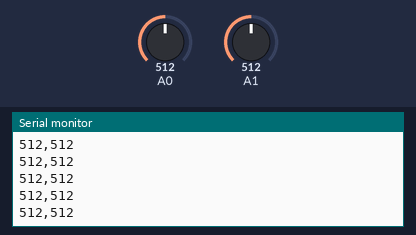
Bench run of a sketch on a simulated Arduino Uno, built with avr-gcc and run on an emulated ATmega328P. Parts: the last lines printed to the serial monitor. The test bench sets the inputs (shaded band); at power-on: A0 = 512, A1 = 512.

Above: at 1.2 s.
1.3 s: A0 set to 716
At 2.2 s:
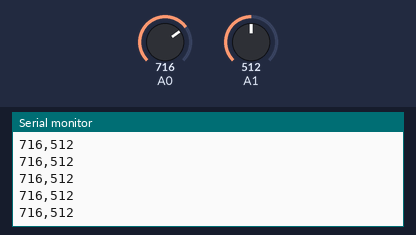
4.3 s: A1 set to 716
At 4.9 s:
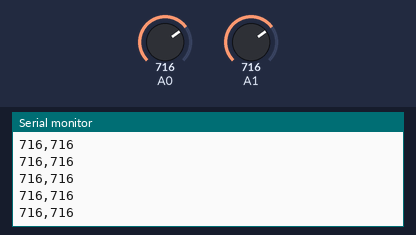
5.8 s: A0 set to 900
At 6.7 s:
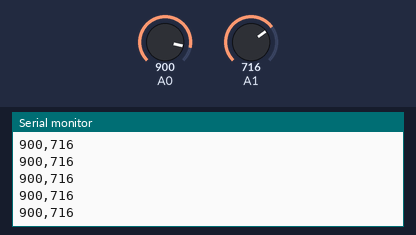
7.3 s: A1 set to 900
At 8.3 s:
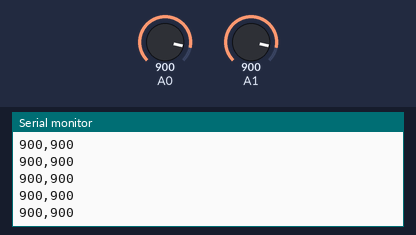
Timing chart, 0 to 9.8 s (numbered marks = the images above; inputs shaded):
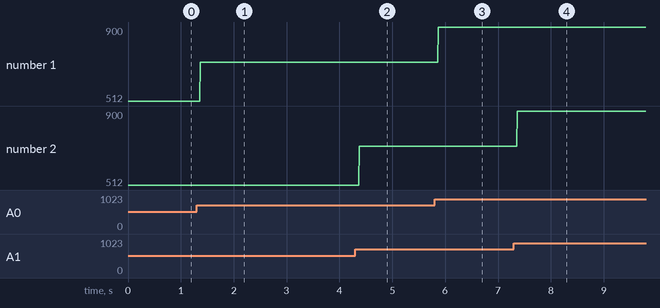

Measured:
- after the input at 1.3 s, the serial monitor: prints a new line after 0.07 s (image 1)
- after the input at 4.3 s, the serial monitor: prints a new line after 0.07 s (image 2)
- after the input at 5.8 s, the serial monitor: prints a new line after 0.07 s (image 3)
- after the input at 7.3 s, the serial monitor: prints a new line after 0.07 s (image 4)
- plotted number 1: 512 → 716 after the input at 1.3 s, 716 → 900 after the input at 5.8 s

The sketch:

1CSerialWriter.ino
```cpp
const int btnPin = 2; // digital input

void setup() {
  // start serial port at 9600 bps
  Serial.begin(9600);
  // configure the digital input
  pinMode(btnPin, INPUT);

  establishContact();  // send data establish contact until receiver responds
}

void loop() {
 Serial.print(analogRead(A0) );
 Serial.print(",");
 Serial.print(analogRead(A1) );
 Serial.println();

  // if we get a valid byte, read the sensors
  // if (Serial.available() > 0) {
  //   // read the incoming byte
  //   int inByte = Serial.read();

  //   // read the analog sensor
  //   int sensorVal = analogRead(A0);
  //   // print the results
  //   Serial.print(sensorVal);
  //   Serial.print(",");

  //   // read the analog sensor
  //   sensorVal = analogRead(A1);
  //   // print the results
  //   Serial.print(sensorVal);
  //   Serial.print(",");

  //   // // read the button state
  //   // sensorVal = digitalRead(btnPin);
  //   // // print the results:
  //   // Serial.println(sensorVal);
  // }
}

void establishContact() {
   Serial.print(Serial.available());

  // while (Serial.available() <= 0) {
  //   Serial.println("0,0,0");   // send an initial string
  //   delay(300);
  // }
}
```
